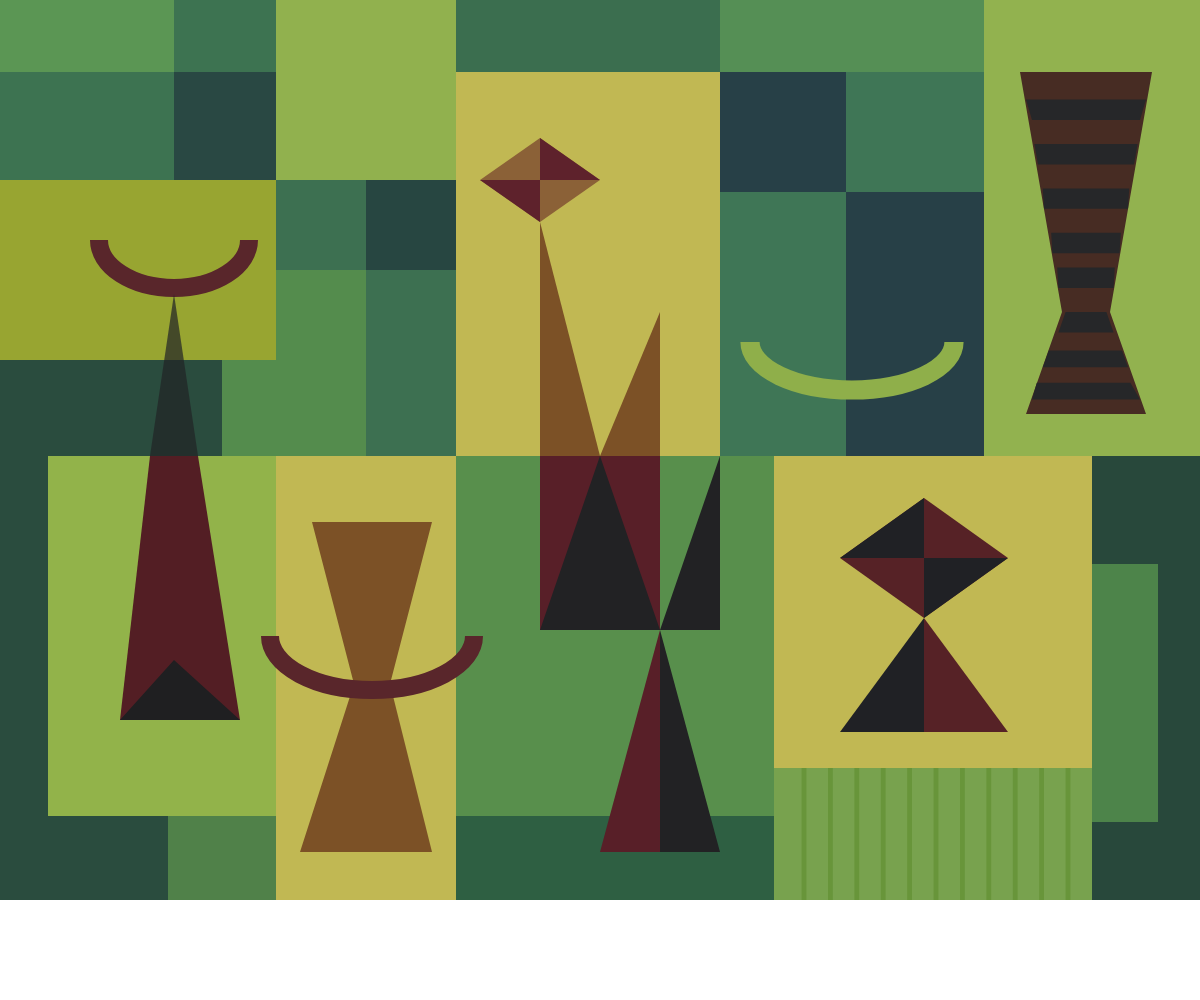
Frame 1 (no input)
Frame 60 (no input): identical to frame 1, image omitted
Frame 120 (the mouse pressed at the canvas centre since frame 60): identical to frame 1, image omitted

The p5.js sketch that drew this single still picture (run headless with seeded random() and noise() and a simulated clock; from frame 60 on, the mouse is pressed at the canvas centre):

// p5.js sketch
// ── sketch.js
const canvasWidth = 1000;
const canvasHeight = 750;
let lineSpacing = 22;

function setup() {
  createCanvas(windowWidth, windowHeight);
  background(255);
  
}

function draw() {
  console.log(mouseX + " " + mouseY);
  const scaleFactor = min(width / canvasWidth, height / canvasHeight );
  scale(scaleFactor);
  noStroke();

  //base shapes
  fill("rgb(61, 115, 81)");
  rect(0, 0, 230, 150);
  fill("rgb(145, 177, 78)");
  rect(230, 0, 150, 150);
  fill("rgb(59, 110, 79)");
  rect(380, 0, 220, 60);
  fill("rgb(85, 143, 85)");
  rect(600, 0, 220, 60);
  fill("rgb(146, 178, 79)");
  rect(820, 0, 180, 380);
  fill("rgb(146, 178, 79)");
  rect(820, 0, 180, 380);
  fill("rgb(193, 184, 83)");
  rect(380, 60, 220, 320);
  fill("rgb(39, 64, 71)");
  rect(600, 60, 220, 320);
  fill("rgb(152, 165, 49)");
  rect(0, 150, 230, 150);
  fill("rgb(146, 179, 74)");
  rect(0, 300, 230, 450);
  fill("rgb(193, 184, 83)");
  rect(230, 150, 150, 600);
  fill("rgb(88, 143, 76)");
  rect(380, 380, 265, 370);
  fill("rgb(193, 184, 83)");
  rect(645, 380, 265, 370);
  fill("rgb(40, 72, 59)");
  rect(910, 380, 90, 370);

  //layer 2 shapes
  fill("rgb(91, 150, 84)");
  rect(0, 0, 145, 60);
  fill("rgb(41, 72, 67)");
  rect(145, 60, 85, 90);
  fill("rgb(63, 118, 86)");
  rect(705, 60, 115, 100);
  rect(600, 160, 105, 220);
  fill("rgb(61, 112, 81)");
  rect(230, 150, 75);
  rect(305, 225, 75, 155);
  fill("rgb(39, 70, 65)");
  rect(305, 150, 75);
  
  //begin shape
  fill("rgb(84, 140, 77)");
  beginShape();
  vertex(230, 225);
  vertex(305, 225);
  vertex(305, 380);
  vertex(185, 380);
  vertex(185, 300);
  vertex(230, 300);
  endShape(CLOSE);

  fill("rgb(42, 76, 62)");
  beginShape();
  vertex(185, 300);
  vertex(185, 380);
  vertex(40, 380);
  vertex(40, 680);
  vertex(140, 680);
  vertex(140, 750);
  vertex(0, 750);
  vertex(0, 300);

  endShape(CLOSE);

  //layer 2 shapes
  fill("rgb(80, 129, 73)");
  rect(140, 680, 90, 70);
  fill("rgb(46, 95, 66)");
  rect(380, 680, 265, 70);
  fill("rgb(120, 162, 78)");
  rect(645, 640, 265, 110);
  fill("rgb(77, 132, 74)");
  rect(910, 470, 55, 215);

  // layer 3 shape pattern
  noFill();
  strokeWeight(15);
  stroke("rgb(89, 38, 43)");
  strokeCap(SQUARE);
  arc(145, 200, 125, 80, 0, PI);

  noStroke();
  fill("rgba(34, 35, 37, 0.7)");
  triangle(145, 245, 125, 380, 165, 380);

  //begin shape
  fill("rgb(83, 30, 36)");
  beginShape();
  vertex(125, 380);
  vertex(165, 380);
  vertex(200, 600);
  vertex(100, 600);
  endShape(CLOSE);

  fill("rgb(124, 81, 38)");
  beginShape();
  vertex(260, 435);
  vertex(360, 435);
  vertex(325, 570);
  vertex(360, 710);
  vertex(250, 710);
  vertex(295, 570);
  endShape(CLOSE);

  fill("rgb(71, 44, 35)");
  beginShape();
  vertex(850, 60);
  vertex(960, 60);
  vertex(925, 260);
  vertex(955, 345);
  vertex(855, 345);
  vertex(885, 260);
  endShape(CLOSE);



  // layer 3 shape pattern
  fill("rgb(31, 31, 33)");
  triangle(145, 550, 200, 600, 100, 600);

  noFill();
  strokeWeight(15);
  stroke("rgb(89, 38, 43)");
  arc(310, 530, 170, 90, 0, PI);

  noStroke();
  fill("rgb(139, 97, 55)");
  quad(400, 150, 450, 115, 500, 150, 450, 185);
  fill("rgb(94, 34, 44)");
  triangle(450, 115, 500, 150, 450, 150);
  triangle(400, 150, 450, 185, 450, 150);
  fill("rgb(124, 81, 38)");
  triangle(450, 185, 450, 380, 500, 380);
  triangle(500, 380, 550, 260, 550, 380);
  fill("rgb(88, 31, 40)");
  rect(450, 380, 100, 145);
  fill("rgb(34, 34, 36)");
  triangle(450, 525, 550, 525, 500, 380);
  triangle(550, 525, 600, 525, 600, 380);
  triangle(550, 525, 550, 710, 600, 710);
  fill("rgb(88, 31, 40)");
  triangle(550, 525, 550, 710, 500, 710);

  noFill();
  strokeWeight(16);
  stroke("rgb(143, 175, 74)");
  arc(710, 285, 170, 80, 0, PI);

  noStroke();
  fill("rgb(86, 34, 38)");
  quad(700, 465, 770, 415, 840, 465, 770, 515);
  fill("rgb(32, 33, 37)");
  triangle(700, 465, 770, 415, 770, 465);
  triangle(840, 465, 770, 515, 770, 465);
  triangle(770, 515, 770, 610, 700, 610);
  fill("rgb(86, 34, 38)");
  triangle(770, 515, 770, 610, 840, 610);

  //layer 4 extra detail

  //begin shape lines
  fill("rgb(38, 39, 41)");
  beginShape();
  vertex(855, 83);
  vertex(955, 83);
  vertex(950, 100);
  vertex(860, 100);
  endShape(CLOSE);

  beginShape();
  vertex(862, 120);
  vertex(948, 120);
  vertex(945, 137);
  vertex(865, 137);
  endShape(CLOSE);

  beginShape();
  vertex(869, 157);
  vertex(941, 157);
  vertex(940, 174);
  vertex(870, 174);
  endShape(CLOSE);

  beginShape();
  vertex(876, 194);
  vertex(934, 194);
  vertex(933, 211);
  vertex(877, 211);
  endShape(CLOSE);

  beginShape();
  vertex(881, 223);
  vertex(929, 223);
  vertex(928, 240);
  vertex(882, 240);
  endShape(CLOSE);

  beginShape();
  vertex(888, 260);
  vertex(922, 260);
  vertex(928, 277);
  vertex(882, 277);
  endShape(CLOSE);

  beginShape();
  vertex(874, 292);
  vertex(935, 292);
  vertex(940, 306);
  vertex(869, 306);
  endShape(CLOSE);

  beginShape();
  vertex(864, 319);
  vertex(942, 319);
  vertex(950, 333);
  vertex(860, 333);
  endShape(CLOSE);

  //lines
  stroke("rgb(104, 149, 58)");
  strokeWeight(4)
  line(670, 640, 670, 750);
  line(670 + lineSpacing, 640, 670 + lineSpacing, 750);
  line(670 + lineSpacing * 2, 640, 670 + lineSpacing * 2, 750);
  line(670 + lineSpacing * 3, 640, 670 + lineSpacing * 3, 750);
  line(670 + lineSpacing * 4, 640, 670 + lineSpacing * 4, 750);
  line(670 + lineSpacing * 5, 640, 670 + lineSpacing * 5, 750);
  line(670 + lineSpacing * 6, 640, 670 + lineSpacing * 6, 750);
  line(670 + lineSpacing * 7, 640, 670 + lineSpacing * 7, 750);
  line(670 + lineSpacing * 8, 640, 670 + lineSpacing * 8, 750);
  line(670 + lineSpacing * 9, 640, 670 + lineSpacing * 9, 750);
  line(670 + lineSpacing * 10, 640, 670 + lineSpacing * 10, 750);
  
}

function windowResized(){
  resizeCanvas(windowWidth, windowHeight);
}
